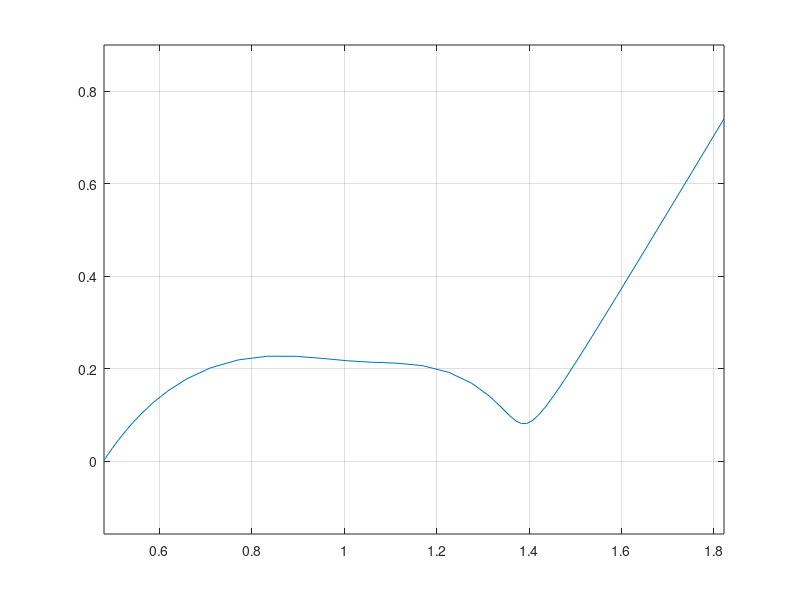

Write MATLAB code to recreate this figure. (Note: this script raises an error after producing the figure.)
close all

f=logspace(6,-2); % frequency ranging from 10^6 to 0.01 Hz

w=2*pi*f; % angular frequency

for i=1 : length(w)
    
Ra=0.1586;  % anodic charge transfer resistance
alpa=0.9116;  % anodic CPE power factor
Qa=0.0112;  % anodic CPE coefficient
Za(i)=Ra./(1+(1i*w(i)).^alpa.*Ra.*Qa); % anodic impedance

Rs=0.1885;  % SEI layer resistance
Cs=0.0831; % SEI layer capacitance
Zs(i)=Rs./(1+(1i*w(i)).*Rs.*Cs); % SEI impedance

Re=0.4796; % ohmic resitance
Ze(i)=Re; % electrolyte impedance

Lp=0.1406; % lumped parameter for diffusion impedance, Zd(0)*t^-gam/2
gam=0.6861; % anomalous diffusion power factor
Zd(i)=Lp.*(1i*w(i)).^(gam./2-1); % diffusion impedance

Rc=0.5607; % cathodic charge transfer resistance
alpc=0.6071;  % cathodic CPE power factor
Qc=0.0368;  % cathodic CPE coefficient
Zc(i)=(Rc+Zd(i))./(1+(1i*w(i)).^alpc.*(Rc+Zd(i)).*Qc); % cathodic impedance


% overall impedance;
Z(i)=Za(i)+Zs(i)+Ze(i)+Zc(i);

Zr(i)=real(Z(i)); % real part of total impedance
Zj(i)=imag(Z(i)); % imaginary part of total impedance

end

plot(Zr,Zj.*(-1));axis equal; %Nyquist plot
grid on
figure 
loglog(f,-Zj)
axis equal
grid on
format long

[f']
[Zr']
[Zj']